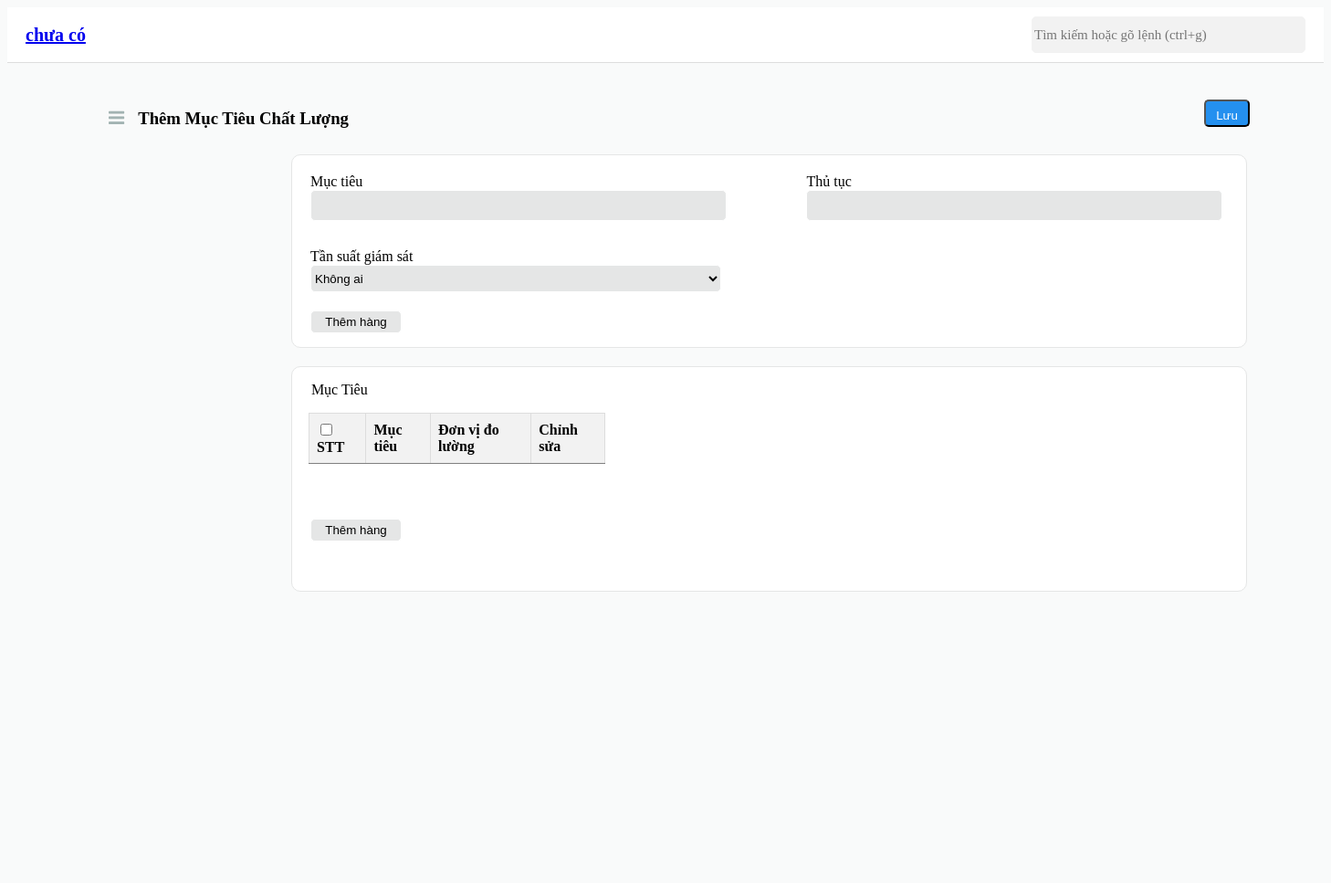
The page /muctieu2.php on the database as committed earlier.
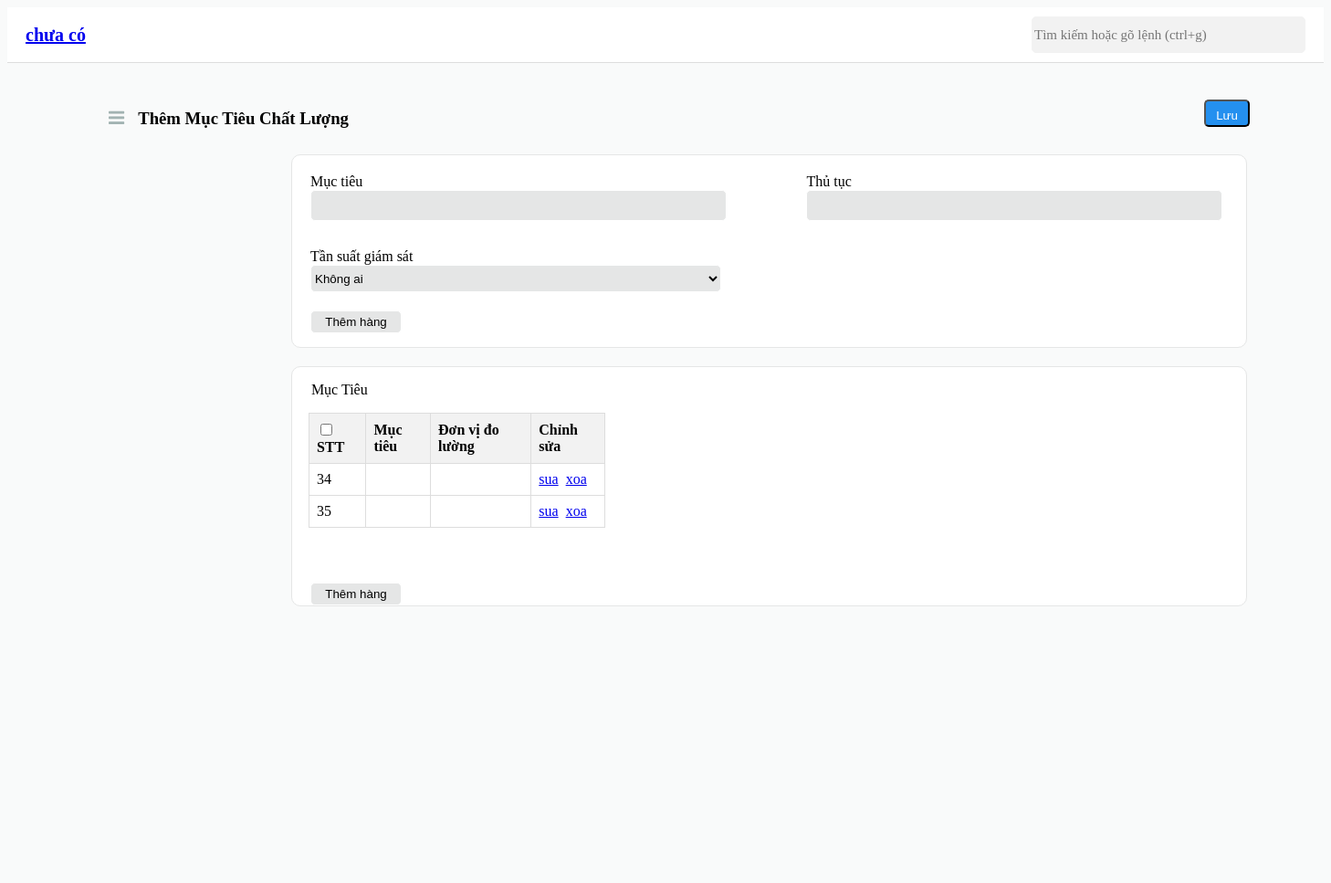
The same page on the database as committed later.
### tables this page shows
CREATE TABLE `muctieu2` (
  `STT` int(11) NOT NULL,
  `mucdich` text NOT NULL,
  `donvi` text NOT NULL
);

### control2.php (called while the page is built, shortened)
<?php
include('connect2.php');
class data3 {
    public function select_muctieu2()
    {
        global $conn;
        $sql = "select * from muctieu2";
        $run = mysqLi_query($conn, $sql);
        return $run;
    }
}
?>

### muctieu2.php (the view, shortened to what this page needs)
<!DOCTYPE html>
<html lang="en">
<head>
    <link rel="stylesheet" href="muctieu.css" type="text/css">
    <link rel="stylesheet" href="https://cdnjs.cloudflare.com/ajax/libs/font-awesome/4.7.0/css/font-awesome.min.css">
</head>
<body class="body">
    <header>
        <div class="logo">
           <a href="muctieu1.php">chưa có</a>
        </div>
        <div class="nav-left">
            <input type="search" name="query" placeholder="Tìm kiếm hoặc gõ lệnh (ctrl+g)" class="search-bar">
        </div>
    </header>
    <div class="body_all">
        <div class="header">
            <div class="h32">
                <div class="icon_second"><i class="fa fa-bars"></i></div>
                <h3 class="h33">Thêm Mục Tiêu Chất Lượng</h3>
            </div>
            <button type="submit" form="myForm" class="header_second">
                Lưu
            </button>
            </div>
        <div class="midle_second">
            <div class="midle_second1"></div>
            <div class="midle_second2">
                <div class="midle_second3">
                    <div class="borderform">
                        <form method="POST">
                            <div class="row">
                                <div class="col1">
                                    <label for="mucdich" class="lab">Mục tiêu</label>
                                    <input type="text" id="mucdich" name="mucdich" placeholder="" class="select1" required>
                                </div>
                                <div class="col2">
                                    <label for="thutuc" class="lab">Thủ tục</label>
                                    <input type="text" id="thutuc" name="thutuc" placeholder="" class="select2">
                                </div>
                                <div class="col3">
                                    <label for="tansuat" class="lab">Tần suất giám sát</label>
                                    <select id="tansuat" name="tansuat" class="select2">
                                        <option value="không ai">Không ai</option>
                                    </select>
                                </div>
                                <button type="submit"  name="submit" class="sub">Thêm hàng</button>
                            </div>
                        </form>
                    </div>
                </div>
                            <?php
                            include('control.php');
                            ?>
                <div class="midle_second5">
                    <div>
                        <p class="title">Mục Tiêu</p>
                    </div>
                        <form method="POST" class="tabdata">
                                <table border="1" cellpadding="10" cellspacing="0">
                                    <thead>
                                    <tr>
                                        <th><input type="checkbox">STT</th>
                                        <th>Mục tiêu</th>
                                        <th>Đơn vị đo lường</th>
                                        <th>Chỉnh sửa</th>
                                    </tr>
                                    </thead>
                                    <?php
                                        include('control2.php');
                                        $get_data = new data3();
                                        $data2 = $get_data -> select_muctieu2();
                                    ?>
                                    <tbody>
                                        <tr>
                                        <?php foreach ($data2 as $b):?>
                                            <tr>
                                                <td><?php echo $b['STT'];?></td>
                                                <td><?php echo $b['mucdich'];?></td>
                                                <td><?php echo $b['donvi']; ?></td>
                                                <td>
                                                <a href="update2.php?SUA=<?php echo $b['STT']?>" name="update">sua</a>&nbsp
                                                <a href="delete2.php?XOA=<?php echo $b['STT']?>" name="delete" onclick="if(confirm('Bạn có muốn xóa không?')) return true; else return false;">xoa</a>
                                                </td>
                                            </tr>
                                        <?php endforeach;?>
                                    </tbody>
                                </table>
                                <button type="submit" name="submit2" class="finalsub">Thêm hàng</button>
                        </form>
                </div>
                </div>
            </div>
        </div>
</body>
</html>

Rows that differ between the two databases and show on the page:
added muctieu2: STT "34"
added muctieu2: STT "35"
